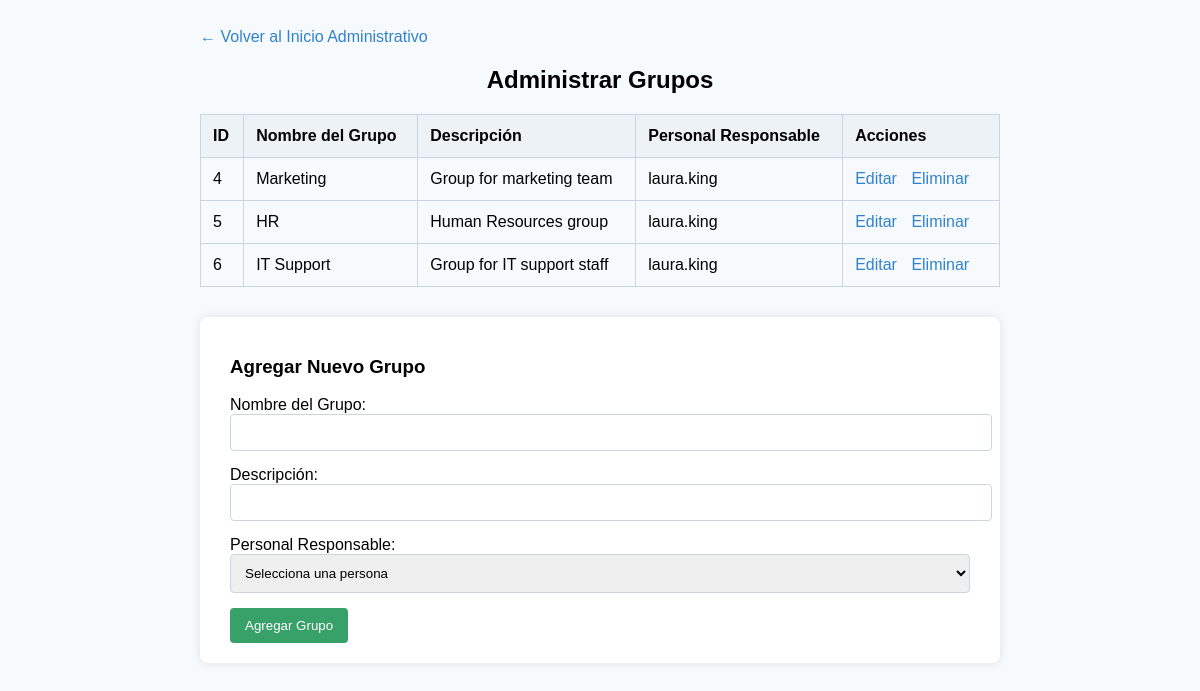
Screenshot of /TotCloud/AdministrarGrupos.php with the database file from the repository.
### tables this page shows
CREATE TABLE GRUPO ( 
    idGrupo INT(8) AUTO_INCREMENT PRIMARY KEY, 
    nombreGrupo VARCHAR(64) NOT NULL UNIQUE, 
    descripcion VARCHAR(256), 
    idPersonal INT(8) NOT NULL, 
    FOREIGN KEY (idPersonal) REFERENCES PERSONAL(idPersonal) 
);

CREATE TABLE PERSONAL ( 
    idPersonal INT(8) PRIMARY KEY, 
    nombrePersonal VARCHAR(64) NOT NULL UNIQUE,
    contrasenya VARCHAR(255) NOT NULL,
    FOREIGN KEY (idPersonal) REFERENCES PERSONA(idPersona) 
);

### TotCloud/AdministrarGrupos.php (the view, shortened to what this page needs)
<?php
require 'config.php';
$action = isset($_GET['action']) ? $_GET['action'] : '';
$idGrupo = isset($_GET['id']) ? intval($_GET['id']) : 0;
try {
    $stmt = $pdo->query("SELECT G.idGrupo, G.nombreGrupo, G.descripcion, P.nombrePersonal
                         FROM GRUPO G
                         JOIN PERSONAL P ON G.idPersonal = P.idPersonal
                         ORDER BY G.idGrupo ASC");
    $grupos = $stmt->fetchAll();
} catch (PDOException $e) {
    echo "Error al obtener los grupos: " . $e->getMessage();
    exit();
}
try {
    $stmt = $pdo->query("SELECT idPersonal, nombrePersonal FROM PERSONAL ORDER BY nombrePersonal ASC");
    $personales = $stmt->fetchAll();
} catch (PDOException $e) {
    echo "Error al obtener las personas: " . $e->getMessage();
    exit();
}
$grupoEdit = null;
?>
<!DOCTYPE html>
<html>
<head>
</head>
<body>
    <div class="container">
        <a href="homeadmin.php" class="back-link">← Volver al Inicio Administrativo</a>
        <h2>Administrar Grupos</h2>
        <table>
            <tr>
                <th>ID</th>
                <th>Nombre del Grupo</th>
                <th>Descripción</th>
                <th>Personal Responsable</th>
                <th>Acciones</th>
            </tr>
            <?php foreach ($grupos as $grupo): ?>
                <tr>
                    <td><?php echo htmlspecialchars($grupo['idGrupo']); ?></td>
                    <td><?php echo htmlspecialchars($grupo['nombreGrupo']); ?></td>
                    <td><?php echo htmlspecialchars($grupo['descripcion']); ?></td>
                    <td><?php echo htmlspecialchars($grupo['nombrePersonal']); ?></td>
                    <td class="actions">
                        <a href="AdministrarGrupos.php?action=edit&id=<?php echo $grupo['idGrupo']; ?>">Editar</a>
                        <a href="AdministrarGrupos.php?action=delete&id=<?php echo $grupo['idGrupo']; ?>" onclick="return confirm('¿Estás seguro de eliminar este grupo?');">Eliminar</a>
                    </td>
                </tr>
            <?php endforeach; ?>
        </table>
        <div class="form-container">
            <?php if ($action === 'edit' && $grupoEdit): ?>
                <h3>Editar Grupo</h3>
                <form action="AdministrarGrupos.php?action=edit&id=<?php echo $idGrupo; ?>" method="POST">
                    <label for="nombreGrupo">Nombre del Grupo:</label>
                    <input type="text" id="nombreGrupo" name="nombreGrupo" value="<?php echo htmlspecialchars($grupoEdit['nombreGrupo']); ?>" required>
                    <label for="descripcion">Descripción:</label>
                    <input type="text" id="descripcion" name="descripcion" value="<?php echo htmlspecialchars($grupoEdit['descripcion']); ?>">
                    <label for="idPersonal">Personal Responsable:</label>
                    <select id="idPersonal" name="idPersonal" required>
                        <option value="">Selecciona una persona</option>
                        <?php foreach ($personales as $personal): ?>
                            <option value="<?php echo $personal['idPersonal']; ?>" <?php echo ($grupoEdit['idPersonal'] == $personal['idPersonal']) ? 'selected' : ''; ?>>
                                <?php echo htmlspecialchars($personal['nombrePersonal']); ?>
                            </option>
                        <?php endforeach; ?>
                    </select>
                    <input type="submit" value="Actualizar Grupo">
                </form>
            <?php else: ?>
                <h3>Agregar Nuevo Grupo</h3>
                <form action="AdministrarGrupos.php?action=add" method="POST">
                    <label for="nombreGrupo">Nombre del Grupo:</label>
                    <input type="text" id="nombreGrupo" name="nombreGrupo" required>
                    <label for="descripcion">Descripción:</label>
                    <input type="text" id="descripcion" name="descripcion">
                    <label for="idPersonal">Personal Responsable:</label>
                    <select id="idPersonal" name="idPersonal" required>
                        <option value="">Selecciona una persona</option>
                    </select>
                    <input type="submit" value="Agregar Grupo">
                </form>
            <?php endif; ?>
        </div>
    </div>
</body>
</html>

### TotCloud/AdministrarGrupos.php (style rules this page uses)
body { font-family: Arial, sans-serif; background-color: #f7fafc; padding: 20px; }
.container { max-width: 800px; margin: auto; }
h2 { text-align: center; }
table { width: 100%; border-collapse: collapse; margin-bottom: 30px; }
table, th, td { border: 1px solid #cbd5e0; }
th, td { padding: 12px; text-align: left; }
th { background-color: #edf2f7; }
.actions a { margin-right: 10px; text-decoration: none; color: #3182ce; }
.form-container { background-color: #fff; padding: 20px 30px; border-radius: 8px; box-shadow: 0 0 10px rgba(0, 0, 0, 0.1); }
.form-container form input[type="text"], .form-container form select { width: 100%; padding: 10px; margin-bottom: 15px; border: 1px solid #cbd5e0; border-radius: 4px; }
.form-container form input[type="submit"] { background-color: #38a169; color: white; padding: 10px 15px; border: none; border-radius: 4px; cursor: pointer; }
.back-link { display: block; margin-bottom: 20px; text-decoration: none; color: #3182ce; }

### rows the page displays
grupo: idGrupo "4", nombreGrupo "Marketing", descripcion "Group for marketing team", idPersonal.nombrePersonal "laura.king"
grupo: idGrupo "5", nombreGrupo "HR", descripcion "Human Resources group", idPersonal.nombrePersonal "laura.king"
grupo: idGrupo "6", nombreGrupo "IT Support", descripcion "Group for IT support staff", idPersonal.nombrePersonal "laura.king"
